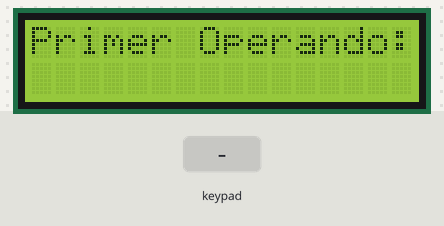
A sketch run on a simulated Arduino Uno, built with avr-gcc and run on an emulated ATmega328P. On the bench: 16×2 character LCD. The inputs (shaded band) are chosen by the test bench. What the sketch prints to the serial monitor is not drawn.

Above: at 1.2 s.
1.3 s: keypad keys 4 5 6 7 # pressed 0.4 s apart
At 4.1 s:
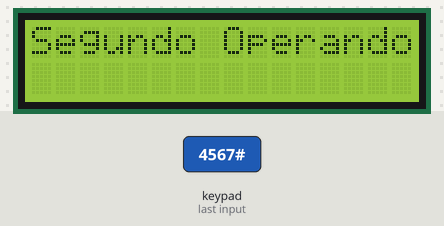
4.8 s: key '#' pressed
At 5.8 s:
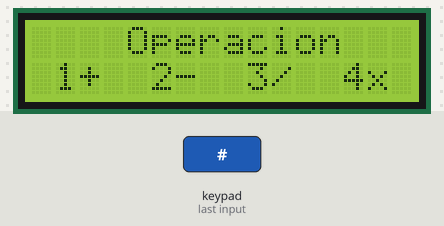
6.3 s: keypad keys 1 5 1 4 2 3 # pressed 0.4 s apart
At 7.6 s:
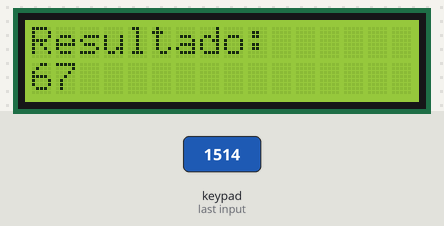
10.6 s: key '1' pressed
At 11.1 s:
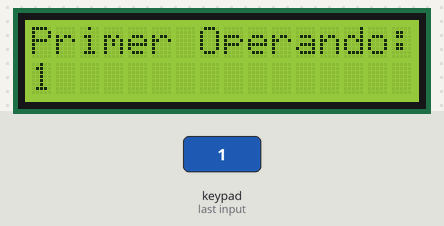
Timing chart, 0 to 13.1 s (numbered marks = the images above; inputs shaded):
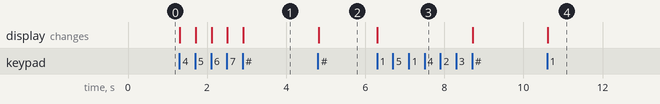

The sketch:

OperadoresKeyPad.ino
```cpp
#include <LiquidCrystal.h>;
#include <Keypad.h>

LiquidCrystal lcd(13, 12, 11, 10, 9, 8);

const byte ROWS = 4;  // four rows
const byte COLS = 4;  // three columns
char keys[ROWS][COLS] = {
  { '1', '2', '3', 'A' },
  { '4', '5', '6', 'B' },
  { '7', '8', '9', 'C' },
  { '*', '0', '#', 'D' }
};
byte rowPins[ROWS] = { 4, 5, 6, 7 };
byte colPins[COLS] = { 15, 14, 2, 3 };
Keypad keypad = Keypad(makeKeymap(keys), rowPins, colPins, ROWS, COLS);

char numIN[2];  //Arreglo para introducir numeros del teclado
int pos = 0;
bool ready1 = false, oper = false;
int op, oper1, oper2;

void cifras(char key) {   //Fucnion para obtener los valores del teclado a un numero, junto con el de la confirmacion
  switch (key) {
    case '0' ... '9':
      numIN[pos++] = key;
      if (pos >= 2) {
        pos = 0;
      }
      if (numIN[1]) { //Determina como juntara el arreglo para determinar el numero correcto
        op = (String(numIN[0]).toInt() * 10) + String(numIN[1]).toInt();
        numIN[1] = 0;
      } else {
        op = String(numIN[0]).toInt();
      }
      break;
    case '#': //Tecla de confimacion con el #
      if (!ready1) {  //Cuando estemos introduciendo la primera cifra
        oper1 = op;   //Guardara la primera cifra y se reiniciara sus valores para la sig. cifra
        limpiar();
        ready1 = true;
        pos = 0;

      } else {  //Cuando estemos introduciendo la segunda cifra
        oper2 = op; //Guardara la primera cifra y se reiniciara sus valores para el sig. estado
        limpiar();
        ready1 = false;
        //Serial.println(oper1);
        //Serial.println(oper2);
        if (oper1 >= oper2) { //El valor del operando1 debe ser mayor o igual que el operando2
          oper = true;
        }
        Serial.println(oper);
      }
      break;
  }
}
void limpiar() {//Funcion para limpiar nuestos valores basicas
  numIN[0] = 0;
  numIN[1] = 0;
  op = 0;  //Limpiar resultado para LCD
  lcd.clear();
  pos = 0;
}
void setup() {
  lcd.begin(16, 2);  //Inicializando LCD
  lcd.clear();       //Limpiamos la LCD
  Serial.begin(9600);
}

void loop() {
  char key = keypad.getKey(); //Variable que guarda el valor de teclado

  while (!ready1) { //Ciclo para introducir la primera cifra
    key = keypad.getKey();
    lcd.setCursor(0, 0);
    lcd.print("Primer Operando: ");
    cifras(key);
    if (op) {
      lcd.setCursor(0, 1);
      lcd.print(op);
      lcd.print("  ");
    }
  }
  while (ready1) {  //Ciclo para introducir la segunda cifra
    key = keypad.getKey();
    lcd.setCursor(0, 0);
    lcd.print("Segundo Operando: ");
    cifras(key);
    if (op) {
      lcd.setCursor(0, 1);
      lcd.print(op);
      lcd.print("  ");
    }
  }

  lcd.clear();
  int res = 0;
  while (oper) {  //Ciclo para introducir la operacion a realizar
    lcd.setCursor(0, 0);
    lcd.print("    Operacion   ");
    lcd.setCursor(0, 1);
    lcd.print(" 1+  2-  3/  4x");
    key = keypad.getKey();
    switch (key) {  //Switch para determinar que operacion a realizar
      case '1':
        res = oper1 + oper2;
        oper = false;
        lcd.clear();
        break;
      case '2':
        res = oper1 - oper2;
        oper = false;
        lcd.clear();
        break;
      case '3':
        res = oper1 / oper2;
        oper = false;
        lcd.clear();
        break;
      case '4':
        res = oper1 * oper2;
        oper = false;
        lcd.clear();
        break;
    }
    while (!oper) { //Ciclo para mostrar el resultado de la operacion
      key = keypad.getKey();
      lcd.setCursor(0, 0);
      lcd.print("Resultado:  ");
      lcd.setCursor(0, 1);
      lcd.print(res);
      if (key == '#') { //Tecla de salida del ciclo de resultado
        oper = true;
        limpiar();
      }
    }
    if (key == '#') {//Condicion para salir del ciclo de entrada de operaciones
      oper = false;
      break;
    }
  }
  ready1 = false;
}
```

Measured:
- after the input at 1.3 s, the display: first changes at once (image 1 shows a later state)
- after the input at 4.8 s, the display: changes at once (image 2)
- after the input at 6.3 s, the display: changes at once (image 3)
- after the input at 10.6 s, the display: changes at once (image 4)
